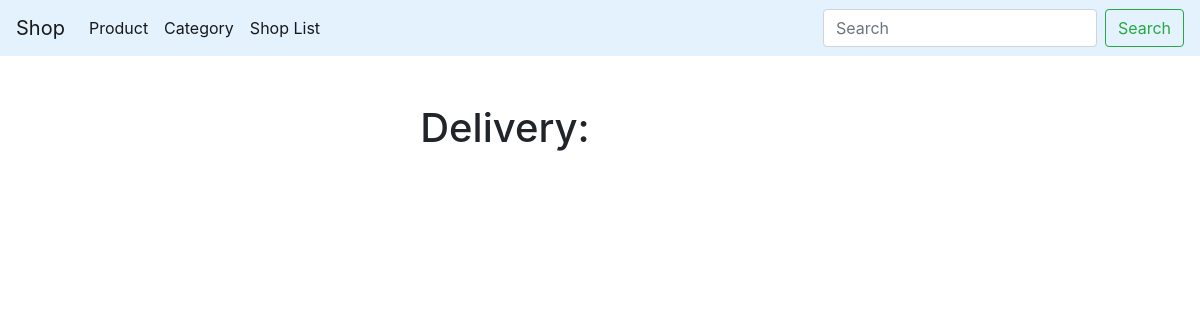
The page /delivery/ on the database as committed earlier.
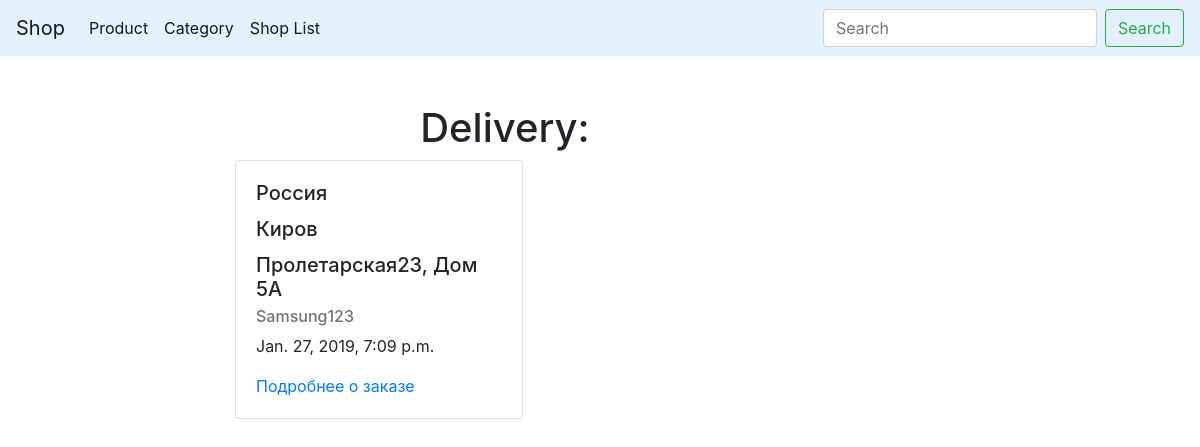
The same page on the database as committed later.
### app/models.py (models this page shows, shortened)
class Shop(models.Model):
    slug = models.SlugField(max_length=150, blank=True, unique=True)
    address = models.CharField(max_length=150)
    country = models.CharField(max_length=150)
    city = models.CharField(max_length=150)
    work_time = models.CharField(max_length=100)
    time_delivery = models.IntegerField()

class Product(models.Model):
    prodname = models.CharField(max_length=100, db_index=True)
    slug = models.SlugField(max_length=150, blank=True, unique=True)
    categories = models.ManyToManyField('Category', related_name='products')
    presence = models.BooleanField(default=False)
    description = models.TextField(blank=True)
    price = models.FloatField()
    os_name = models.CharField(max_length=50)
    diagonal = models.FloatField()
    ram = models.IntegerField()
    memory = models.IntegerField()
    videocard = models.CharField(max_length=100)
    relevance = models.DateTimeField(auto_now_add=True)
    class Meta:
        ordering = ['-relevance']

class Delivery(models.Model):
    slug = models.CharField(default=generateUUID, max_length=36, unique=True, editable=False)
    shops = models.ManyToManyField('Shop', related_name='deliveries')
    delivery_product = models.ManyToManyField('Product', related_name='orders')
    delivery_relevance = models.DateTimeField(auto_now_add=True)
    def get_absolute_url(self):
        return reverse('delivery_detail_url', kwargs={'slug': self.slug})
    class Meta:
        ordering = ['delivery_relevance']

### app/views.py (the view)
# urls.py: path('delivery/', delivery_base, name='delivery_base_url'),
def delivery_base(request):
    delivery = Delivery.objects.all()
    paginator = Paginator(delivery, 4)
    page_number = request.GET.get('page', 1)
    page = paginator.get_page(page_number)
    is_paginated = page.has_other_pages()
    if page.has_previous():
        prev_url = '?page={}'.format(page.previous_page_number())
    else:
        prev_url = ''
    if page.has_next():
        next_url = '?page={}'.format(page.next_page_number())
    else:
        next_url = ''
    context = {
        'page_object': page,
        'is_paginated': is_paginated,
        'next_url': next_url,
        'prev_url': prev_url
    }
    return render(request, 'app/delivery_base.html', context=context)

### app/templates/app/delivery_base.html (shortened to what this page needs)
{% extends 'app/base_app.html' %}
{% block content %}
    <h1 class="text-center">Delivery:</h1>
            {% for delivery in page_object.object_list %}
                {% include 'app/includes/delivery_card.html' %}
            {% endfor %}
{% endblock %}

### app/templates/app/includes/delivery_card.html
<div class="card" style="width: 18rem;">
    <div class="card-body">
      <h5 class="card-title">{% for iter in  delivery.shops.all %} {{ iter.country }}{% endfor %}</h5>
      <h5 class="card-title">{% for iter in  delivery.shops.all %} {{ iter.city }}{% endfor %}</h5>
      <h5 class="card-title">{% for iter in  delivery.shops.all %} {{ iter.address }}{% endfor %}</h5>
      <h6 class="card-subtitle mb-2 text-muted">{% for iter in delivery.delivery_product.all %}{{ iter.prodname }}{% endfor %}</h6>
      <p class="card-text">{{ delivery.delivery_relevance }}</p>
      <a href="{{ delivery.get_absolute_url }}" class="card-link">Подробнее о заказе</a>
      </div>
  </div>

Rows that differ between the two databases and show on the page:
added Delivery: delivery_relevance "Jan. 27, 2019, 7:09 p.m."
added Shop: country "Россия", city "Киров", address "Пролетарская23, Дом 5А"
now on this page (row edited): Product: prodname "Samsung123"
